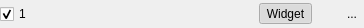
<?xml version="1.0" encoding="UTF-8"?>
<ui version="4.0">
 <class>Form</class>
 <widget class="QWidget" name="Form">
  <property name="geometry">
   <rect>
    <x>0</x>
    <y>0</y>
    <width>364</width>
    <height>28</height>
   </rect>
  </property>
  <property name="windowTitle">
   <string>Form</string>
  </property>
  <layout class="QHBoxLayout" name="horizontalLayout_3">
   <property name="spacing">
    <number>2</number>
   </property>
   <property name="leftMargin">
    <number>0</number>
   </property>
   <property name="topMargin">
    <number>0</number>
   </property>
   <property name="rightMargin">
    <number>0</number>
   </property>
   <property name="bottomMargin">
    <number>0</number>
   </property>
   <item>
    <widget class="QCheckBox" name="ClipButton">
     <property name="sizePolicy">
      <sizepolicy hsizetype="Expanding" vsizetype="Fixed">
       <horstretch>0</horstretch>
       <verstretch>0</verstretch>
      </sizepolicy>
     </property>
     <property name="text">
      <string>1</string>
     </property>
     <property name="checked">
      <bool>true</bool>
     </property>
    </widget>
   </item>
   <item>
    <widget class="QToolButton" name="WidgetButton">
     <property name="text">
      <string>Widget</string>
     </property>
     <property name="icon">
      <iconset theme="QIcon::ThemeIcon::EditFind"/>
     </property>
     <property name="checkable">
      <bool>true</bool>
     </property>
     <property name="checked">
      <bool>true</bool>
     </property>
     <property name="autoRaise">
      <bool>true</bool>
     </property>
    </widget>
   </item>
   <item>
    <widget class="QToolButton" name="EditButton">
     <property name="text">
      <string/>
     </property>
     <property name="icon">
      <iconset theme="QIcon::ThemeIcon::DocumentProperties"/>
     </property>
     <property name="autoRaise">
      <bool>true</bool>
     </property>
    </widget>
   </item>
   <item>
    <widget class="QToolButton" name="DeleteButton">
     <property name="text">
      <string>...</string>
     </property>
     <property name="icon">
      <iconset theme="QIcon::ThemeIcon::EditDelete"/>
     </property>
     <property name="autoRaise">
      <bool>true</bool>
     </property>
    </widget>
   </item>
  </layout>
 </widget>
 <resources/>
 <connections/>
</ui>
